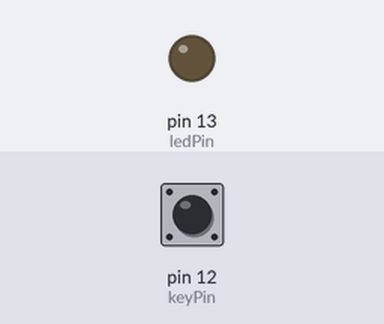
The sketch below on a simulated Arduino Uno, built with avr-gcc and run on an emulated ATmega328P. On the bench: output pins drawn as LEDs (lit = HIGH). The inputs (shaded band) are chosen by the test bench; at power-on: pin 12 (keyPin) LOW.

Above: at 1.2 s.
1.3 s: pin 12 (keyPin) pulled HIGH for 0.15 s
At 1.37 s:
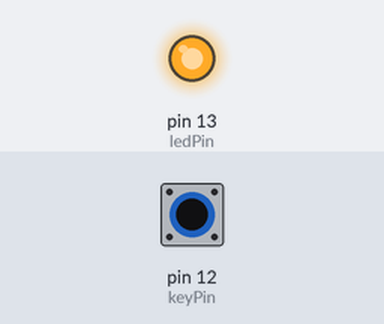
2.9 s: pin 12 (keyPin) pulled HIGH for 3.2 s
At 7.3 s:
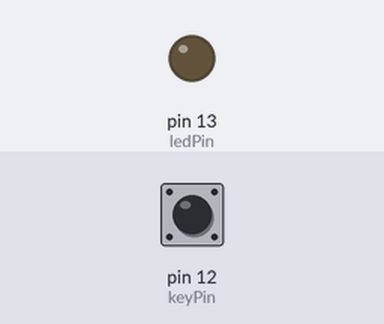
Timing chart, 0 to 8.8 s (numbered marks = the images above; inputs shaded):
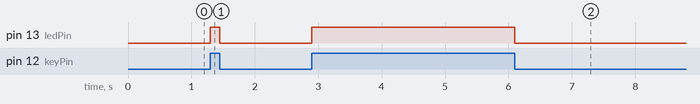

Measured:
- after the input at 1.3 s, pin 13 (ledPin): LOW → HIGH at once, → LOW 0.15 s later
- after the input at 2.9 s, pin 13 (ledPin): LOW → HIGH at once, → LOW 3.2 s later

The sketch:

Button.ino
```cpp
// (licence header left out)
const int keyPin = 12; //the number of the key pin
const int ledPin = 13;//the number of the led pin

void setup()
{
pinMode(keyPin,INPUT);//initialize the key pin as input
pinMode(ledPin,OUTPUT);//initialize the led pin as output
}

void loop()
{
//read the state of the key value
//and check if the kye is pressed
//if it is,the state is HIGH
if(digitalRead(keyPin) ==HIGH )
{
digitalWrite(ledPin,HIGH);//press the button to turn on the led
}
else
{
digitalWrite(ledPin,LOW);//release the button to turn off the led
}
}
```
